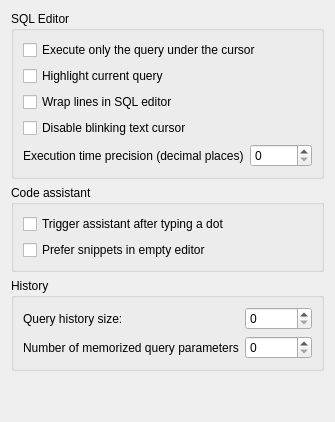
         <widget class="QWidget" name="sqlEditorPage">
          <layout class="QVBoxLayout" name="verticalLayout_11">
           <item>
            <widget class="QGroupBox" name="sqlQueriesGroup">
             <property name="title">
              <string>SQL Editor</string>
             </property>
             <layout class="QGridLayout" name="gridLayout_4">
              <item row="5" column="0">
               <widget class="QLabel" name="execTimePrecCheck">
                <property name="toolTip">
                 <string>&lt;html&gt;&lt;head/&gt;&lt;body&gt;&lt;p&gt;Specifies the maximum number of decimal places shown for query execution time. Up to 9 digits (nanoseconds) can be configured. Trailing zeros are automatically trimmed.&lt;/p&gt;&lt;/body&gt;&lt;/html&gt;</string>
                </property>
                <property name="text">
                 <string>Execution time precision (decimal places)</string>
                </property>
               </widget>
              </item>
              <item row="5" column="1">
               <widget class="QSpinBox" name="execTimePrecSpin">
                <property name="maximumSize">
                 <size>
                  <width>150</width>
                  <height>16777215</height>
                 </size>
                </property>
                <property name="toolTip">
                 <string>&lt;html&gt;&lt;head/&gt;&lt;body&gt;&lt;p&gt;Specifies the maximum number of decimal places shown for query execution time. Up to 9 digits (nanoseconds) can be configured. Trailing zeros are automatically trimmed.&lt;/p&gt;&lt;/body&gt;&lt;/html&gt;</string>
                </property>
                <property name="maximum">
                 <number>9</number>
                </property>
                <property name="cfg" stdset="0">
                 <string>General.SqlEditorExecTimePrecision</string>
                </property>
               </widget>
              </item>
              <item row="3" column="0" colspan="2">
               <widget class="QCheckBox" name="wrapLinesInSqlEditorCheck">
                <property name="toolTip">
                 <string>&lt;html&gt;&lt;head/&gt;&lt;body&gt;&lt;p&gt;If enabled, lines longer than the editor width will be wrapped, so horizontal scrolling will not be needed.&lt;/p&gt;&lt;/body&gt;&lt;/html&gt;</string>
                </property>
                <property name="text">
                 <string>Wrap lines in SQL editor</string>
                </property>
                <property name="cfg" stdset="0">
                 <string notr="true">General.SqlEditorWrapWords</string>
                </property>
               </widget>
              </item>
              <item row="4" column="0" colspan="2">
               <widget class="QCheckBox" name="disableBlinkingCusrorCheck">
                <property name="text">
                 <string>Disable blinking text cursor</string>
                </property>
                <property name="cfg" stdset="0">
                 <string notr="true">General.DisableBlinkingCursor</string>
                </property>
               </widget>
              </item>
              <item row="2" column="0" colspan="2">
               <widget class="QCheckBox" name="highlightCurrentQueryCheck">
                <property name="toolTip">
                 <string>&lt;html&gt;&lt;head/&gt;&lt;body&gt;&lt;p&gt;Highlights the query under the cursor - the same query that will be executed when using &lt;span style=&quot; font-style:italic;&quot;&gt;Execute query&lt;/span&gt;.&lt;/p&gt;&lt;/body&gt;&lt;/html&gt;</string>
                </property>
                <property name="text">
                 <string>Highlight current query</string>
                </property>
                <property name="cfg" stdset="0">
                 <string notr="true">General.SqlEditorCurrQueryHighlight</string>
                </property>
               </widget>
              </item>
              <item row="1" column="0" colspan="2">
               <widget class="QCheckBox" name="execQueryUnderCursorCheck">
                <property name="toolTip">
                 <string>&lt;html&gt;&lt;head/&gt;&lt;body&gt;&lt;p&gt;When multiple queries are present, executes only the query under the cursor.&lt;br/&gt;When disabled, all queries are executed.&lt;br/&gt;You can also execute selected queries or use shortcuts (%1 for single, %2 for all).&lt;/p&gt;&lt;/body&gt;&lt;/html&gt;</string>
                </property>
                <property name="text">
                 <string>Execute only the query under the cursor</string>
                </property>
                <property name="cfg" stdset="0">
                 <string notr="true">General.ExecuteCurrentQueryOnly</string>
                </property>
               </widget>
              </item>
             </layout>
            </widget>
           </item>
           <item>
            <widget class="QGroupBox" name="codeAssistantGroup">
             <property name="title">
              <string>Code assistant</string>
             </property>
             <layout class="QGridLayout" name="gridLayout_14">
              <item row="0" column="0">
               <widget class="QCheckBox" name="autoTriggerAssistantCheck">
                <property name="toolTip">
                 <string>&lt;html&gt;&lt;head/&gt;&lt;body&gt;&lt;p&gt;If this option is enabled, the code assistant will be triggered in cases, when user types for example &lt;span style=&quot; font-weight:700;&quot;&gt;tableName.&lt;/span&gt; to propose columns of the table. If the option is disabled, user will have to hit the assistant hotkey explicitly.&lt;/p&gt;&lt;/body&gt;&lt;/html&gt;</string>
                </property>
                <property name="text">
                 <string>Trigger assistant after typing a dot</string>
                </property>
                <property name="cfg" stdset="0">
                 <string notr="true">CodeAssistant.AutoTrigger</string>
                </property>
               </widget>
              </item>
              <item row="1" column="0">
               <widget class="QCheckBox" name="checkBox_2">
                <property name="toolTip">
                 <string>When enabled, invoking code completion in an empty editor shows code snippets first instead of syntax suggestions. Invoking code completion again switches to syntax suggestions (and vice versa).</string>
                </property>
                <property name="text">
                 <string>Prefer snippets in empty editor</string>
                </property>
                <property name="cfg" stdset="0">
                 <string>General.SqlEditorSnippetsIfEmpty</string>
                </property>
               </widget>
              </item>
             </layout>
            </widget>
           </item>
           <item>
            <widget class="QGroupBox" name="groupBox">
             <property name="title">
              <string>History</string>
             </property>
             <layout class="QGridLayout" name="gridLayout_10">
              <item row="0" column="0">
               <widget class="QLabel" name="queryHistorySizeLabel">
                <property name="toolTip">
                 <string>Number of queries kept in the history.</string>
                </property>
                <property name="text">
                 <string>Query history size:</string>
                </property>
               </widget>
              </item>
              <item row="0" column="1">
               <widget class="QSpinBox" name="queryHistorySizeSpin">
                <property name="maximumSize">
                 <size>
                  <width>150</width>
                  <height>16777215</height>
                 </size>
                </property>
                <property name="toolTip">
                 <string>Number of queries kept in the history.</string>
                </property>
                <property name="maximum">
                 <number>999999</number>
                </property>
                <property name="cfg" stdset="0">
                 <string notr="true">General.SqlHistorySize</string>
                </property>
               </widget>
              </item>
              <item row="1" column="0">
               <widget class="QLabel" name="bindParamLimitLabel">
                <property name="toolTip">
                 <string>&lt;p&gt;Maximum number of query parameters (:param, @param, $param, ?) stored in history. When you re-use parameter with the same name/position, SQLiteStudio will pre-initialize it with most recent memorized value (you will still be able to change it). Value of 1000 should be sufficient.&lt;/p&gt;</string>
                </property>
                <property name="text">
                 <string>Number of memorized query parameters</string>
                </property>
               </widget>
              </item>
              <item row="1" column="1">
               <widget class="QSpinBox" name="bindParamLimitSpin">
                <property name="toolTip">
                 <string>&lt;p&gt;Maximum number of query parameters (:param, @param, $param, ?) stored in history. When you re-use parameter with the same name/position, SQLiteStudio will pre-initialize it with most recent memorized value (you will still be able to change it). Value of 1000 should be sufficient.&lt;/p&gt;</string>
                </property>
                <property name="maximum">
                 <number>999999</number>
                </property>
                <property name="cfg" stdset="0">
                 <string notr="true">General.BindParamsCacheSize</string>
                </property>
               </widget>
              </item>
             </layout>
            </widget>
           </item>
           <item>
            <spacer name="sqlEditorSpacer">
             <property name="orientation">
              <enum>Qt::Orientation::Vertical</enum>
             </property>
             <property name="sizeHint" stdset="0">
              <size>
               <width>20</width>
               <height>40</height>
              </size>
             </property>
            </spacer>
           </item>
          </layout>
         </widget>
